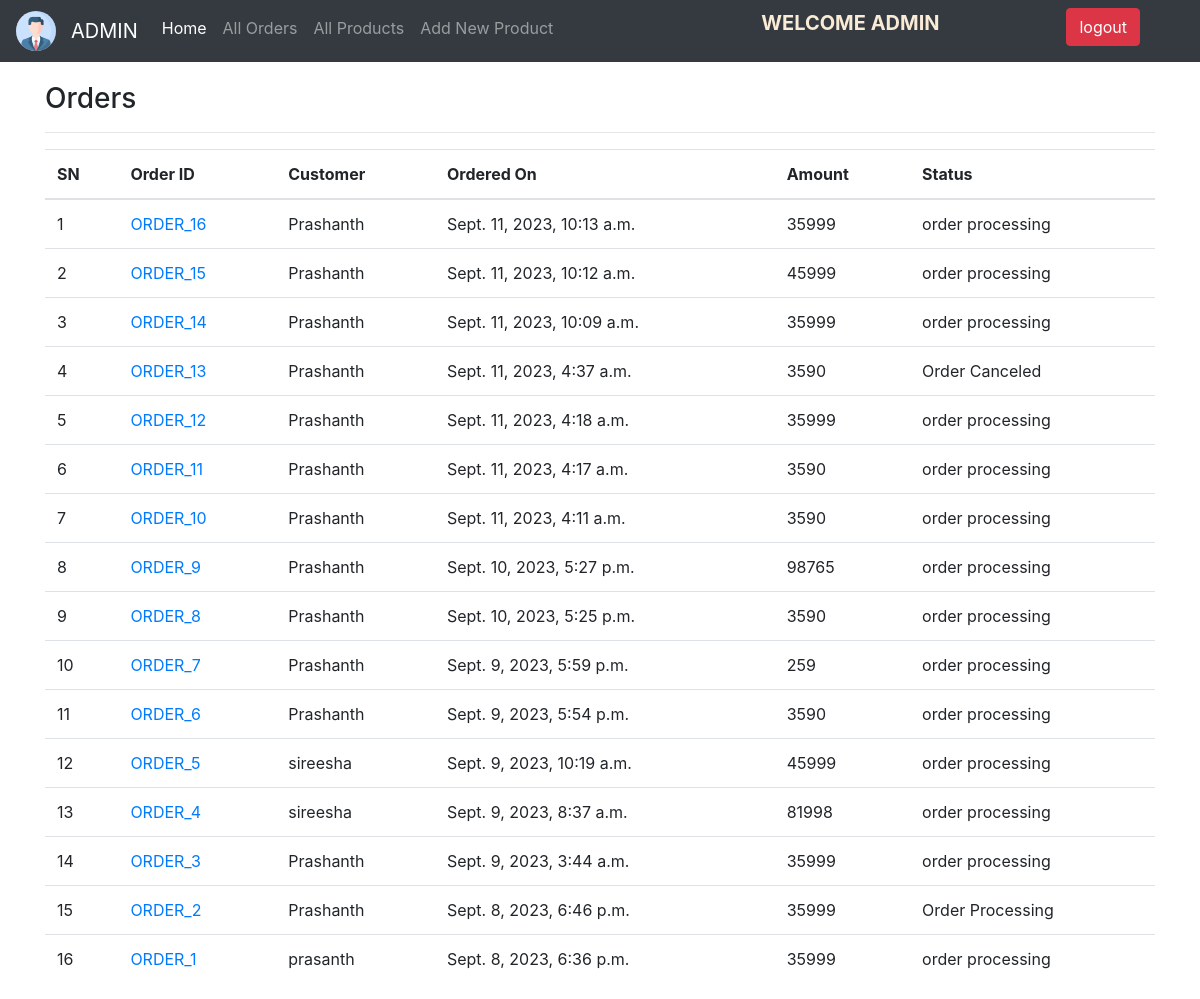
/admin-all-orders/ (signed in), run on the app's committed database.
### ecomapp/models.py (models this page shows, shortened)
class Order(models.Model):
    cart = models.OneToOneField(Cart, on_delete=models.CASCADE)
    ordered_by = models.CharField(max_length=200)
    shipping_address = models.CharField(max_length=200)
    mobile = models.CharField(max_length=10)
    email = models.EmailField(null=True, blank=True)
    subtotal = models.PositiveIntegerField()
    total = models.PositiveIntegerField()
    order_status = models.CharField(max_length=50, choices=ORDER_STATUS)
    created_at = models.DateTimeField(auto_now_add=True)
    payment_method = models.CharField(
        max_length=20, choices=METHOD, default="Cash On Delivery")
    payment_completed = models.BooleanField(
        default=False, null=True, blank=True)

### ecomapp/views.py (the view)
# urls.py: path("admin-all-orders/", views.admin_order_list_view, name="adminorderlist"),
@admin_required
def admin_order_list_view(request):
    all_orders = Order.objects.all().order_by("-id")
    context = {
        "allorders": all_orders,
    }
    return render(request, "adminpages/adminorderlist.html", context)

### ecomapp/views.py (called while the page is built)
def admin_required(view_func):
    @wraps(view_func)
    def _wrapped_view(request, *args, **kwargs):
        if request.user.is_authenticated and Admin.objects.filter(user=request.user).exists():
            return view_func(request, *args, **kwargs)
        else:
            return redirect("/admin-login/")
    return _wrapped_view

### templates/adminpages/adminorderlist.html (shortened to what this page needs)
{% extends 'adminpages/adminbase.html' %}
{% block content %}
<div class="container" style="margin-top: 20px;">
    <div class="row">
        <div class="col-md-12">
            <h3>Orders</h3><hr>
            <table class="table">
                <thead>
                    <tr>
                        <th>SN</th>
                        <th>Order ID </th>
                        <th>Customer</th>
                        <th>Ordered On</th>
                        <th>Amount</th>
                        <th>Status</th>
                    </tr>
                </thead>
                <tbody>
                    {% for order in allorders %}
                    <tr>
                        <td>{{forloop.counter}}</td>
                        <td><a href="{% url 'ecomapp:adminorderdetail' order.id %}">ORDER_{{order.id}}</a></td>
                        <td>{{order.ordered_by}}</td>
                        <td>{{order.created_at}}</td>
                        <td>{{order.total}}</td>
                        <td>{{order.order_status}}</td>
                    </tr>
                    {% endfor %}
                </tbody>
            </table>
        </div>
    </div>
</div>
{% endblock %}

### data on the page
Order: id "16", ordered_by "Prashanth", created_at "Sept. 11, 2023, 10:13 a.m.", total "35999", order_status "order processing"
Order: id "15", ordered_by "Prashanth", created_at "Sept. 11, 2023, 10:12 a.m.", total "45999", order_status "order processing"
Order: id "14", ordered_by "Prashanth", created_at "Sept. 11, 2023, 10:09 a.m.", total "35999", order_status "order processing"
Order: id "13", ordered_by "Prashanth", created_at "Sept. 11, 2023, 4:37 a.m.", total "3590", order_status "Order Canceled"
Order: id "12", ordered_by "Prashanth", created_at "Sept. 11, 2023, 4:18 a.m.", total "35999", order_status "order processing"
Order: id "11", ordered_by "Prashanth", created_at "Sept. 11, 2023, 4:17 a.m.", total "3590", order_status "order processing"
Order: id "10", ordered_by "Prashanth", created_at "Sept. 11, 2023, 4:11 a.m.", total "3590", order_status "order processing"
Order: id "9", ordered_by "Prashanth", created_at "Sept. 10, 2023, 5:27 p.m.", total "98765", order_status "order processing"
Order: id "8", ordered_by "Prashanth", created_at "Sept. 10, 2023, 5:25 p.m.", total "3590", order_status "order processing"
Order: id "7", ordered_by "Prashanth", created_at "Sept. 9, 2023, 5:59 p.m.", total "259", order_status "order processing"
Order: id "6", ordered_by "Prashanth", created_at "Sept. 9, 2023, 5:54 p.m.", total "3590", order_status "order processing"
Order: id "5", ordered_by "sireesha", created_at "Sept. 9, 2023, 10:19 a.m.", total "45999", order_status "order processing"
Order: id "4", ordered_by "sireesha", created_at "Sept. 9, 2023, 8:37 a.m.", total "81998", order_status "order processing"
Order: id "3", ordered_by "Prashanth", created_at "Sept. 9, 2023, 3:44 a.m.", total "35999", order_status "order processing"
Order: id "2", ordered_by "Prashanth", created_at "Sept. 8, 2023, 6:46 p.m.", total "35999", order_status "Order Processing"
Order: id "1", ordered_by "prasanth", created_at "Sept. 8, 2023, 6:36 p.m.", total "35999", order_status "order processing"
